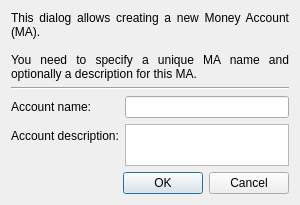
<?xml version="1.0" encoding="UTF-8"?>
<ui version="4.0">
 <class>AddEditAccountsDialog</class>
 <widget class="QDialog" name="AddEditAccountsDialog">
  <property name="windowModality">
   <enum>Qt::ApplicationModal</enum>
  </property>
  <property name="geometry">
   <rect>
    <x>0</x>
    <y>0</y>
    <width>300</width>
    <height>200</height>
   </rect>
  </property>
  <property name="windowTitle">
   <string>Add/Edit Money Accounts</string>
  </property>
  <layout class="QVBoxLayout" name="verticalLayout">
   <item>
    <widget class="QLabel" name="label_helpText">
     <property name="text">
      <string>This dialog allows creating a new Money Account (MA).

You need to specify a unique MA name and optionally a description for this MA.</string>
     </property>
     <property name="alignment">
      <set>Qt::AlignJustify|Qt::AlignVCenter</set>
     </property>
     <property name="wordWrap">
      <bool>true</bool>
     </property>
    </widget>
   </item>
   <item>
    <widget class="Line" name="line">
     <property name="orientation">
      <enum>Qt::Horizontal</enum>
     </property>
    </widget>
   </item>
   <item>
    <layout class="QFormLayout" name="formLayout">
     <item row="0" column="0">
      <widget class="QLabel" name="label">
       <property name="text">
        <string>Account name:</string>
       </property>
      </widget>
     </item>
     <item row="0" column="1">
      <widget class="QLineEdit" name="lineEdit_name"/>
     </item>
     <item row="1" column="0">
      <widget class="QLabel" name="label_2">
       <property name="text">
        <string>Account description:</string>
       </property>
      </widget>
     </item>
     <item row="1" column="1">
      <widget class="QPlainTextEdit" name="plainTextEdit"/>
     </item>
    </layout>
   </item>
   <item>
    <widget class="QDialogButtonBox" name="buttonBox">
     <property name="orientation">
      <enum>Qt::Horizontal</enum>
     </property>
     <property name="standardButtons">
      <set>QDialogButtonBox::Cancel|QDialogButtonBox::Ok</set>
     </property>
    </widget>
   </item>
  </layout>
 </widget>
 <resources/>
 <connections>
  <connection>
   <sender>buttonBox</sender>
   <signal>accepted()</signal>
   <receiver>AddEditAccountsDialog</receiver>
   <slot>accept()</slot>
   <hints>
    <hint type="sourcelabel">
     <x>248</x>
     <y>254</y>
    </hint>
    <hint type="destinationlabel">
     <x>157</x>
     <y>274</y>
    </hint>
   </hints>
  </connection>
  <connection>
   <sender>buttonBox</sender>
   <signal>rejected()</signal>
   <receiver>AddEditAccountsDialog</receiver>
   <slot>reject()</slot>
   <hints>
    <hint type="sourcelabel">
     <x>316</x>
     <y>260</y>
    </hint>
    <hint type="destinationlabel">
     <x>286</x>
     <y>274</y>
    </hint>
   </hints>
  </connection>
 </connections>
</ui>
